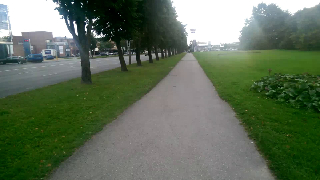
#> input picture calculations/test_data/1.jpg, 320 x 180 px, given in place of VIDEO0166.avi, which was not available
$ python finding_values.py
#> lines starting #> are read from the running program, lines starting #| are printed output that depends on the picture; pictures that were not available may be replaced by others from this repository, and a replacement may not be noted
import cv2
import numpy as np
from sklearn.metrics.pairwise import euclidean_distances

resource = '../resources/notsorted/VIDEO0166.avi'


def normalize(arr):
    sum = (arr[:, :, 0] + arr[:, :, 1] + arr[:, :, 2]) / 3 + 1

    norm = np.zeros(arr.shape)
    for i in range(3):
        norm[:, :, i] = arr[:, :, i] / sum

    return norm


def find_mean_channel(norm):
    channels_num = 1
    if len(norm.shape) == 3:
        channels_num = norm.shape[2]

    mean_channel = np.zeros(channels_num)
    for i in range(channels_num):
        mean_channel[i] = np.median(np.mean(norm))

    return mean_channel


# [41 lines left out: functions find_std_channel, color_quantization, canny_threshold, not called in this run]


def find_edge(road, bumper, mean_channel, a=0.5):
    b = 1 - a

    normalized = normalize(road)
    height, width, channels_num = road.shape

    bw = np.zeros([height * width, channels_num])
    for_bumper = np.zeros([height * width, 1], np.uint8)

    for i in range(channels_num):
        bw[:, i] = normalized[:, :, i].flatten()

    rbw = euclidean_distances(bw, mean_channel)
    rbw = np.reshape(rbw, (height, width))

    ind = np.nonzero(rbw.flatten() > np.mean(rbw.flatten()) + np.std(rbw.flatten()) * 0.1)

    # For updating road pixels
    for_bumper[ind] = 255
    for_bumper = np.reshape(for_bumper, (height, width))
    bumper1_mask = for_bumper[bumper['y1']:bumper['y2'], bumper['x1']: bumper['x2']]
    bumper_ind = np.nonzero(bumper1_mask)
    bumper1_area = normalized[bumper['y1']:bumper['y2'], bumper['x1']: bumper['x2']]

    for i in range(channels_num):
        colormap = bumper1_area[:, :, i]
        colormap = colormap[:]
        colormap = np.delete(colormap, bumper_ind)
        mean_channel[i] = mean_channel[i] * a + np.median(colormap) * b

    return for_bumper, mean_channel


# [28 lines left out: function find_edge_greyscale, not called in this run]


def nothing(x):
    pass


def main():
    cap = cv2.VideoCapture(resource)

    cv2.namedWindow('Colors Correction')
    cv2.createTrackbar('Alpha:', 'Colors Correction', 15, 100, nothing)
    cv2.createTrackbar('Beta:', 'Colors Correction', 5, 100, nothing)
    cv2.namedWindow('With Applied Algorithms')
    cv2.createTrackbar('a:', 'With Applied Algorithms', 5, 10, nothing)

    width = int(cap.get(3) / 2)
    height = int(cap.get(4) / 2)

    horizontal_mid_point = round(width / 2)
    vertical_mid_point = round(height / 2)

    horizontal_offset_low = round(horizontal_mid_point / 1.5)
    horizontal_offset_mid = round(horizontal_offset_low / 1.5)
    horizontal_offset_high = round(horizontal_offset_mid / 2)

    vertical_offset_low = height
    vertical_offset_mid = vertical_offset_low - round(vertical_mid_point / 4)
    vertical_offset_high = vertical_offset_mid - round(vertical_mid_point / 4)

    bumper = {
        'y1': int(vertical_offset_mid),
        'y2': int(vertical_offset_mid + round(vertical_mid_point / 4)),
        'x1': int(horizontal_mid_point - horizontal_offset_mid),
        'x2': int(horizontal_mid_point - horizontal_offset_mid + horizontal_offset_mid * 2)
    }

    current_frame_num = 0

    # Capture first frame100
    cap.set(1, 0)  # Where frame_no is the frame you want
    ret, previous_frame = cap.read()
#> previous_frame is the input picture: shape (180, 320, 3); mean B, G, R 88.8, 110.6, 95.7

    # [11 lines of commented-out code are left out]
    cv2.imwrite('image.jpg', previous_frame)

    # Resize first frame
    previous_frame = cv2.resize(previous_frame, (0, 0), fx=0.35, fy=0.35)
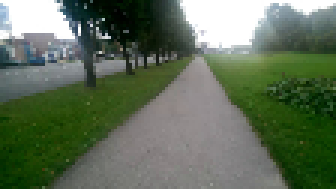
#> previous_frame: shape (63, 112, 3) (shown 3 times larger); mean B, G, R 88.6, 110.4, 95.6

    # For frames mean
    frames = [previous_frame]

    normalized = normalize(previous_frame)
#> in normalize, `sum = (arr[:, :, 0] + arr[:, :, 1] + arr[:, :, 2]) / 3 + 1`:
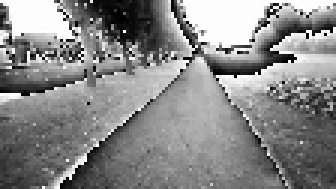
#> sum: shape (63, 112) float64 (shown 3 times larger); min 1, max 86, mean 46.1; drawn with min black and max white
#> after the loop in normalize, `for i in range(3):`:
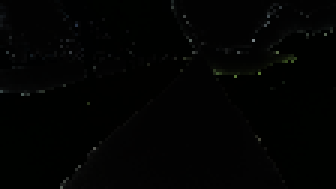
#> norm: shape (63, 112, 3) float64 (shown 3 times larger); mean B, G, R 2.6, 3.4, 2.8

    mean_channel = find_mean_channel(normalized)
#> after the loop in find_mean_channel, `for i in range(channels_num):`: mean_channel = [2.92, 2.92, 2.92]
#> mean_channel = [2.92, 2.92, 2.92]
    # std_channel = find_std_channel(normalized)

    # mean_channel = np.mean(frames)

    while True:
        frame = previous_frame
        frame = cv2.medianBlur(frame, 5)
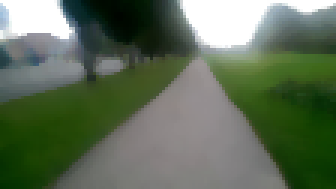
#> frame: shape (63, 112, 3) (shown 3 times larger); mean B, G, R 87.7, 110.1, 95.1

        colors_correction = frame

        alpha_value = cv2.getTrackbarPos('Alpha:', 'Colors Correction')
        beta_value = cv2.getTrackbarPos('Beta:', 'Colors Correction')
        colors_correction = colors_correction * (alpha_value / 10) + beta_value
        colors_correction = np.array(colors_correction)

        a_value = cv2.getTrackbarPos('a:', 'With Applied Algorithms') / 10
        processed, mean_channel = find_edge(colors_correction, bumper, mean_channel, a_value)
#> in normalize (call 2), `sum = (arr[:, :, 0] + arr[:, :, 1] + arr[:, :, 2]) / 3 + 1`:
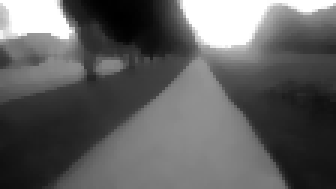
#> sum: shape (63, 112) float64 (shown 3 times larger); min 8.5, max 388.5, mean 152.4; drawn with min black and max white
#> after the loop in normalize (call 2), `for i in range(3):`:
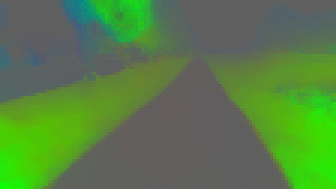
#> norm: shape (63, 112, 3) float64 (shown 3 times larger); mean B, G, R 0.758, 1.29, 0.914; drawn with min black and max white

        colors_correction = np.uint8(colors_correction)

        cv2.imshow('Default View', frame)
        cv2.imshow('Colors Correction', colors_correction)
        cv2.imshow('With Applied Algorithms', processed)

        k = cv2.waitKey(1) & 0xFF
        if k == 27:
            break

    cv2.destroyAllWindows()


if __name__ == "__main__":
#> (the run stopped early here; a loop or call above may not have finished)
